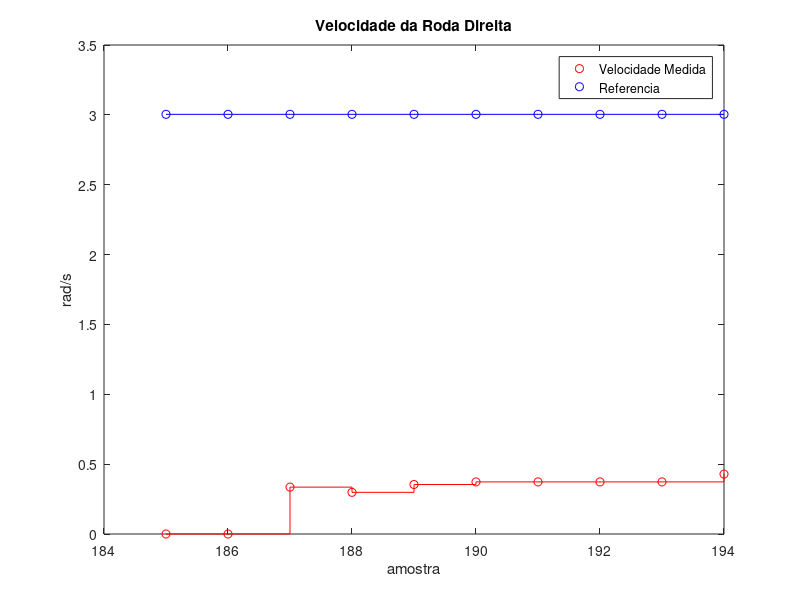
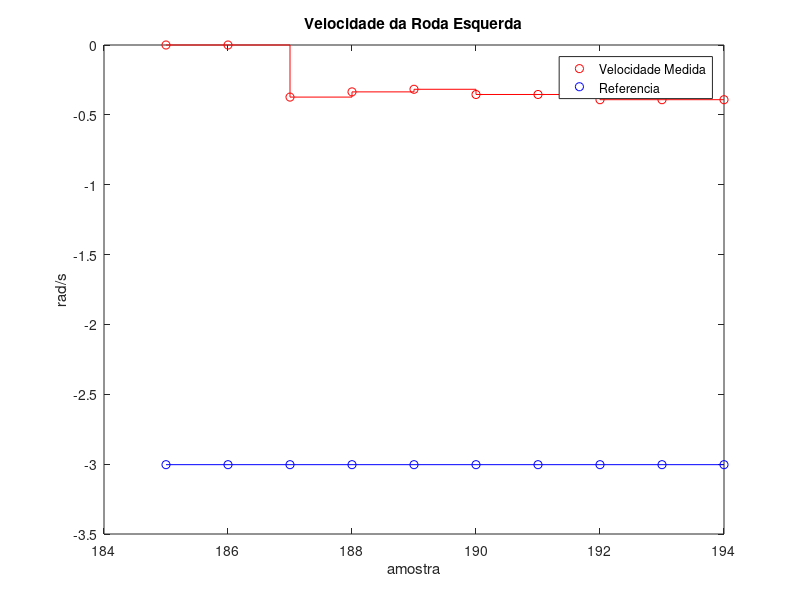
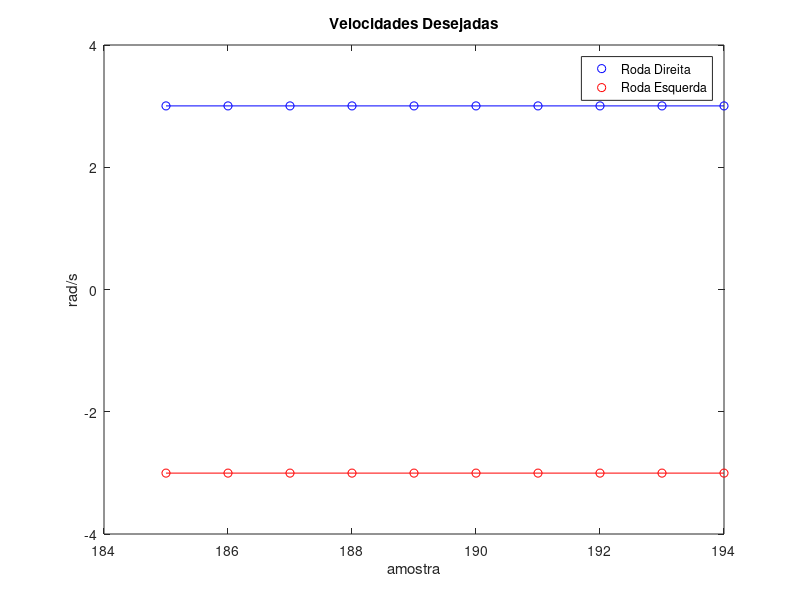
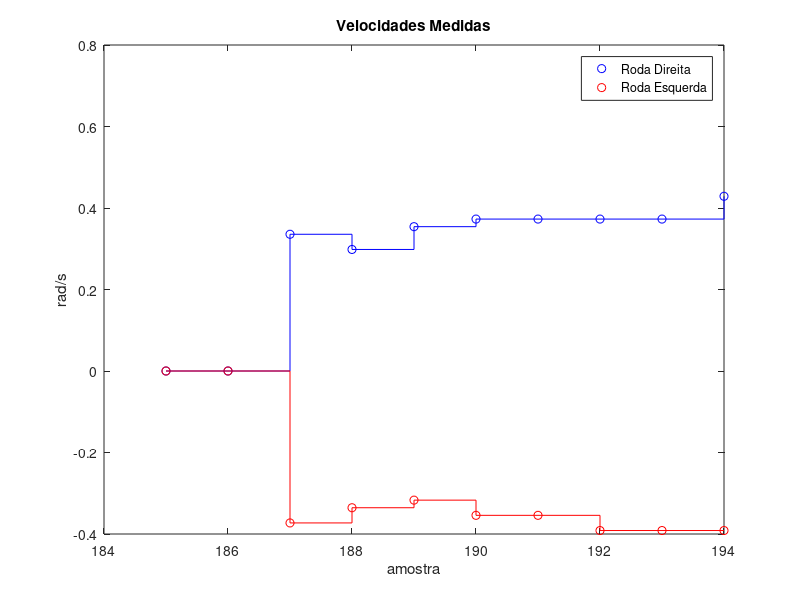

Here is the MATLAB script that generated these plots, in order:
clear all; close all; clc

% Lê os arquivos
load('Dados.txt');

% Cria vetor de tempo
t = Dados(:,9);
% Vetor com as velocidades desejadas
Ref_d = Dados(:,3);
Ref_e = Dados(:,4);
% Velocidades reais
W = Dados(:,5:6);
% Sinais de controle d
U = Dados(:,7:8);
% Tamanho do vetor
[m, n] = size(W);

Ref_d = (Ref_d./127)*17.3398;
Ref_e = (Ref_e./127)*17.3398;
% Gera gráficos da roda Direita
plot(t,W(:,1),'ro',t,Ref_d,'bo');
hold on;
stairs(t,W(:,1),'r');
stairs(t,Ref_d,'b');
title('Velocidade da Roda Direita');
xlabel('amostra'); ylabel('rad/s');
legend('Velocidade Medida','Referencia');
% figure
% % Gráficos dos sinais de controle aplicados
% plot(t,U(:,1),'bo');
% stairs(t,U(:,1),'b');
% title('Sinal de Controle da Roda Direita');

% Gera gráficos da roda Esquerda
figure
plot(t,W(:,2),'ro',t,Ref_e,'bo');
hold on;
stairs(t,W(:,2),'r');
stairs(t,Ref_e,'b');
title('Velocidade da Roda Esquerda');
xlabel('amostra'); ylabel('rad/s');
legend('Velocidade Medida','Referencia');
figure
% % Gráficos dos sinais de controle aplicados
% plot(t,U(:,2),'bo');
% stairs(t,U(:,2),'b');
% title('Sinal de Controle da Roda Esquerda')
% figure

% Plots para comparação
plot(t,Ref_d,'bo'); hold on;
plot(t,Ref_e,'ro'); 
stairs(t,Ref_d,'b'); 
stairs(t,Ref_e,'r'); 
title('Velocidades Desejadas');
xlabel('amostra'); ylabel('rad/s');
legend('Roda Direita','Roda Esquerda');

figure
plot(t,W(:,1),'bo'); hold on;
plot(t,W(:,2),'ro'); 
stairs(t,W(:,1),'b'); 
stairs(t,W(:,2),'r'); 
title('Velocidades Medidas');
xlabel('amostra'); ylabel('rad/s');
legend('Roda Direita','Roda Esquerda');
 

figure
plot(t,U(:,1),'bo'); hold on;
plot(t,U(:,2),'ro'); 
stairs(t,U(:,1),'b'); 
stairs(t,U(:,2),'r'); 
title('Sinais de Controle');
xlabel('amostra'); ylabel('Valor em 8 bits');
legend('Roda Direita','Roda Esquerda');
 
 
 
